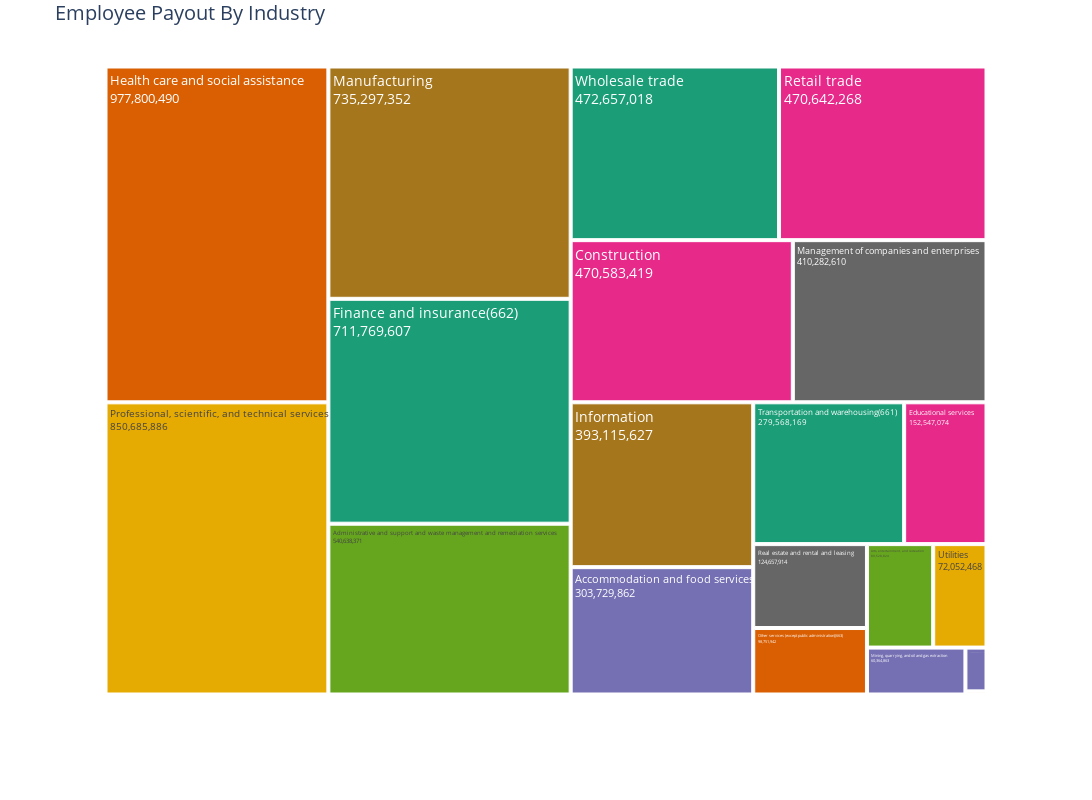

The code cell stored with this chart in its notebook:
### Markdown cell above
# Annual Salary Payout by Industry

### Code cell
new_df = working_df.drop(0)
labels2 = [label[:20] + "..." if len(label) > 30 else label for label in new_df['NAICS2017_LABEL']]
fig = px.treemap(new_df,
                 path=['NAICS2017_LABEL'],
                 values='PAYANN',
                 color='NAICS2017_LABEL',
                 color_discrete_sequence=px.colors.qualitative.Dark2,
                 width=1600,
                 height=800,
                 title='Employee Payout By Industry'
                )

fig.update_layout(
    margin=dict(l=100, r=100, t=40, b=100),
    font=dict(size=14),
    legend=dict(orientation="v", yanchor="bottom", y=1.5, xanchor="right", x=2),
    uniformtext=dict(minsize=20),
    plot_bgcolor='white'
)

fig.update_traces(hovertemplate='<b>%{label}</b><br>Annual Employment Payout: $%{value:,.0f}')
fig.data[0].textinfo = 'label+text+value'
fig.show()

### Figure 1 — Plotly figure (JSON) as saved in the notebook; plotly's stock layout.template omitted (floating-point values rounded to 4 significant figures)
{"data": [{"branchvalues": "total", "customdata": [["Transportation and warehousing(661)"], ["Other services (except public administration)(663)"], ["Accommodation and food services"], ["Retail trade"], ["Arts, entertainment, and recreation"], ["Professional, scientific, and technical services"], ["Information"], ["Real estate and rental and leasing"], ["Wholesale trade"], ["Industries not classified"], ["Mining, quarrying, and oil and gas extraction"], ["Construction"], ["Administrative and support and waste management and remediation services"], ["Utilities"], ["Manufacturing"], ["Management of companies and enterprises"], ["Finance and insurance(662)"], ["Health care and social assistance"], ["Agriculture, forestry, fishing and hunting(660)"], ["Educational services"]], "domain": {"x": [0, 1], "y": [0, 1]}, "hovertemplate": "<b>%{label}</b><br>Annual Employment Payout: $%{value:,.0f}", "ids": ["Transportation and warehousing(661)", "Other services (except public administration)(663)", "Accommodation and food services", "Retail trade", "Arts, entertainment, and recreation", "Professional, scientific, and technical services", "Information", "Real estate and rental and leasing", "Wholesale trade", "Industries not classified", "Mining, quarrying, and oil and gas extraction", "Construction", "Administrative and support and waste management and remediation services", "Utilities", "Manufacturing", "Management of companies and enterprises", "Finance and insurance(662)", "Health care and social assistance", "Agriculture, forestry, fishing and hunting(660)", "Educational services"], "labels": ["Transportation and warehousing(661)", "Other services (except public administration)(663)", "Accommodation and food services", "Retail trade", "Arts, entertainment, and recreation", "Professional, scientific, and technical services", "Information", "Real estate and rental and leasing", "Wholesale trade", "Industries not classified", "Mining, quarrying, and oil and gas extraction", "Construction", "Administrative and support and waste management and remediation services", "Utilities", "Manufacturing", "Management of companies and enterprises", "Finance and insurance(662)", "Health care and social assistance", "Agriculture, forestry, fishing and hunting(660)", "Educational services"], "marker": {"colors": ["rgb(27,158,119)", "rgb(217,95,2)", "rgb(117,112,179)", "rgb(231,41,138)", "rgb(102,166,30)", "rgb(230,171,2)", "rgb(166,118,29)", "rgb(102,102,102)", "rgb(27,158,119)", "rgb(217,95,2)", "rgb(117,112,179)", "rgb(231,41,138)", "rgb(102,166,30)", "rgb(230,171,2)", "rgb(166,118,29)", "rgb(102,102,102)", "rgb(27,158,119)", "rgb(217,95,2)", "rgb(117,112,179)", "rgb(231,41,138)"]}, "name": "", "parents": ["", "", "", "", "", "", "", "", "", "", "", "", "", "", "", "", "", "", "", ""], "textinfo": "label+text+value", "type": "treemap", "values": [279568169, 98751942, 303729862, 470642268, 89528824, 850685886, 393115627, 124657914, 472657018, 859681, 60364863, 470583419, 540638371, 72052468, 735297352, 410282610, 711769607, 977800490, 12052120, 152547074]}], "layout": {"font": {"size": 14}, "height": 800, "legend": {"orientation": "v", "tracegroupgap": 0, "x": 2, "xanchor": "right", "y": 1.5, "yanchor": "bottom"}, "margin": {"b": 100, "l": 100, "r": 100, "t": 40}, "plot_bgcolor": "white", "title": {"text": "Employee Payout By Industry"}, "treemapcolorway": ["rgb(27,158,119)", "rgb(217,95,2)", "rgb(117,112,179)", "rgb(231,41,138)", "rgb(102,166,30)", "rgb(230,171,2)", "rgb(166,118,29)", "rgb(102,102,102)"], "uniformtext": {"minsize": 20}, "width": 1600}}
